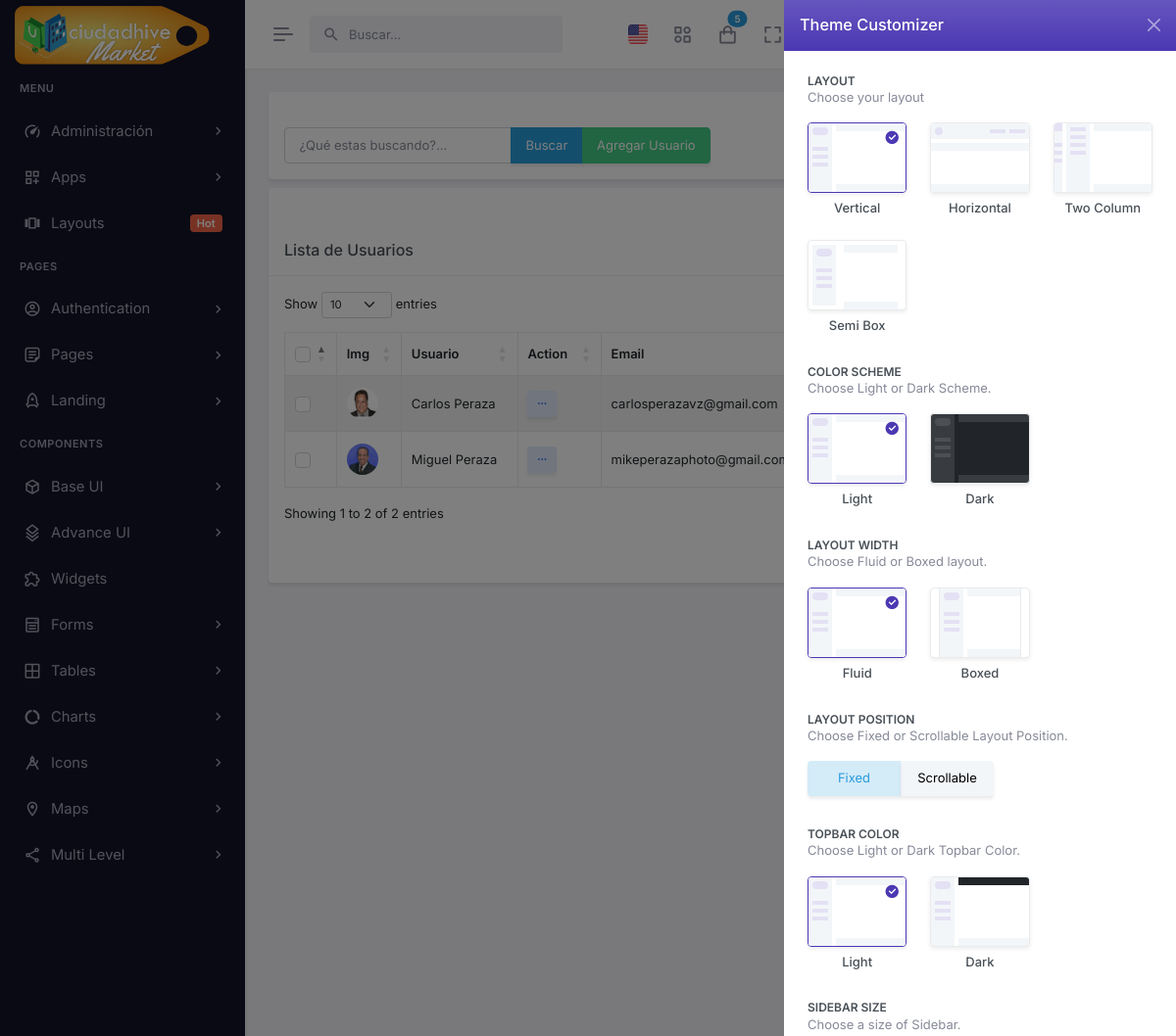
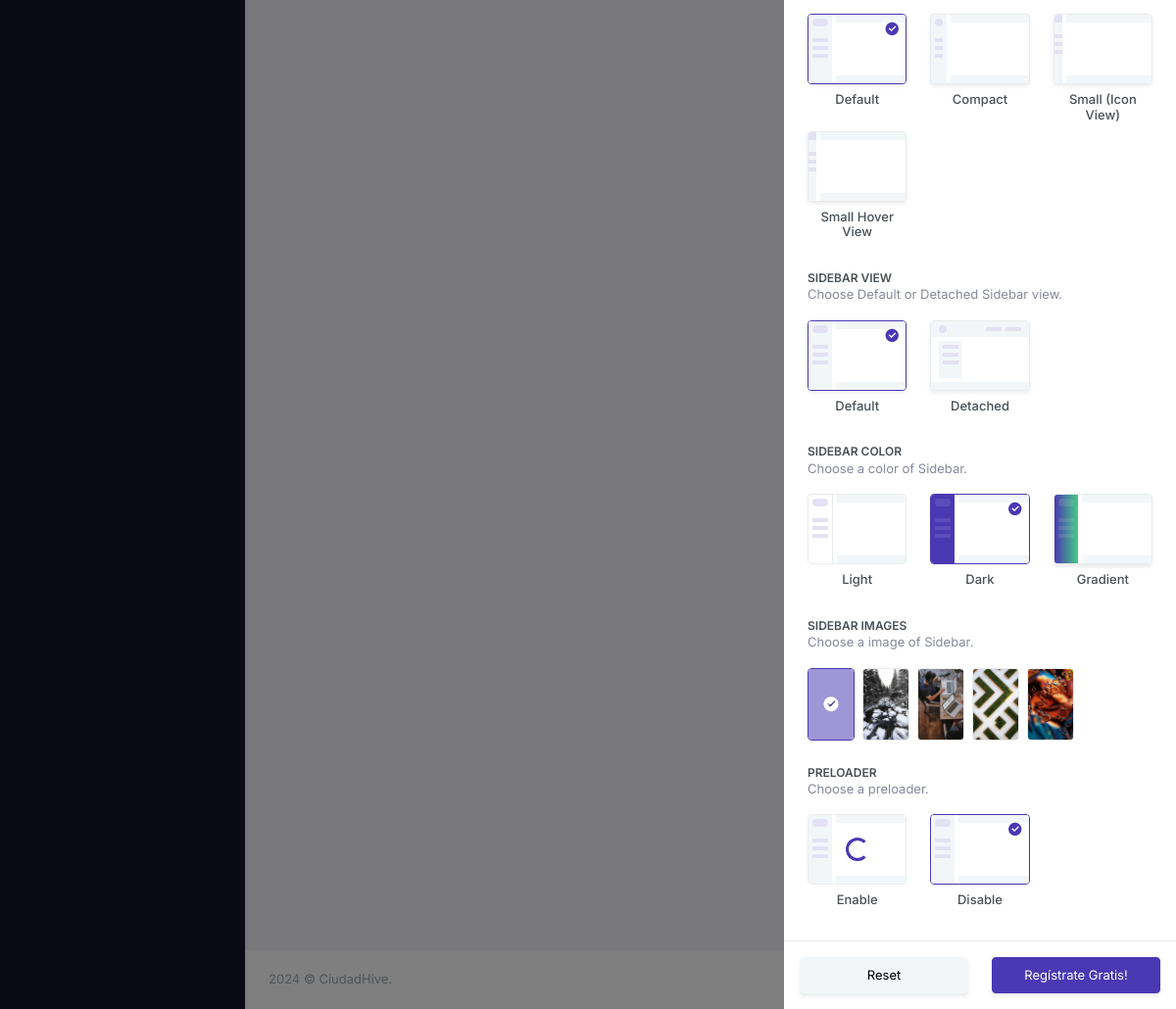
The app's page /userList/ (signed in) with its own data (2 pictures, top to bottom).
### tables this page shows
CREATE TABLE `usuario` (
  `user_id` int(7) NOT NULL AUTO_INCREMENT,
  `firstname` varchar(50) NOT NULL DEFAULT '',
  `lastname` varchar(50) NOT NULL DEFAULT '',
  `email` varchar(50) NOT NULL DEFAULT '',
  `login` varchar(30) NOT NULL DEFAULT '',
  `password` varchar(535) NOT NULL DEFAULT '',
  `usuario_foto` varchar(200) NOT NULL DEFAULT '',
  `caja_id` int(5) NOT NULL DEFAULT 0,
  `created_at` datetime DEFAULT NULL,
  `dateofbirth` datetime DEFAULT NULL,
  `telefono` varchar(45) NOT NULL DEFAULT '',
  `departamento` varchar(80) NOT NULL DEFAULT '',
  `estatus` int(10) unsigned NOT NULL DEFAULT 1,
  `tipo` varchar(20) NOT NULL DEFAULT 'USUARIO',
  `company_id` int(10) unsigned NOT NULL DEFAULT 0,
  `location` text NOT NULL DEFAULT '',
  `colmena_conexion` int(10) unsigned NOT NULL DEFAULT 1000,
  `state` varchar(5) NOT NULL DEFAULT '0',
  `city` int(10) unsigned NOT NULL DEFAULT 0,
  `country` varchar(10) NOT NULL DEFAULT 'VEN',
  `nombre_completo` varchar(250) NOT NULL DEFAULT ' ',
  `pregunta_clave` varchar(200) NOT NULL DEFAULT 'cual es tu nombre?',
  `respuesta_clave` varchar(200) NOT NULL DEFAULT 'usuario de ciudadhive',
  `tarjeta_presentacion` varchar(250) NOT NULL DEFAULT ' ',
  `gender` varchar(1) NOT NULL DEFAULT 'M',
  `rif` varchar(20) NOT NULL DEFAULT 'V-',
  `tcarea` varchar(10) NOT NULL DEFAULT '0',
  `tcnumber` varchar(10) NOT NULL DEFAULT '0',
  PRIMARY KEY (`user_id`),
  KEY `caja_id` (`caja_id`)
);

### autoload.php (called while the page is built, shortened)
<?php
    spl_autoload_register(function($clase){
        $archivo= __DIR__."/".$clase.".php";
        $archivo=str_replace("\\","/",$archivo);
    });

### app/models/mainModel.php (called while the page is built, shortened)
<?php
	class mainModel{
		private $server=DB_SERVER;
		private $db=DB_NAME;
		private $user=DB_USER;
		private $pass=DB_PASS;
		protected function conectar(){
			$conexion = new PDO("mysql:host=".$this->server.";dbname=".$this->db,$this->user,$this->pass);
			$conexion->exec("SET CHARACTER SET utf8");
			return $conexion;
		}
		protected function ejecutarConsulta($consulta){
			$sql=$this->conectar()->prepare($consulta);
			$sql->execute();
			return $sql;
		}
		public function limpiarCadena($cadena){
			$palabras=["<script>","</script>","<script src","<script type=","SELECT * FROM","SELECT "," SELECT ","DELETE FROM","INSERT INTO","DROP TABLE","DROP DATABASE","TRUNCATE TABLE","SHOW TABLES","SHOW DATABASES","<?php","?>","--","^","<",">","==",";","::"];
			$cadena=trim($cadena);
			$cadena=stripslashes($cadena);
			$cadena=trim($cadena);
			$cadena=stripslashes($cadena);
			return $cadena;
		}
	}

### app/controllers/userController.php (called while the page is built, shortened)
<?php
	class userController extends mainModel{
		public function listarTodosUsuarioControlador($busqueda){
			$busqueda=$this->limpiarCadena($busqueda);
			if(isset($busqueda) && $busqueda!="*"){
				$consulta_datos="SELECT a.*, b.company_name FROM usuario a inner join company b
				ON (a.company_id = b.company_id)
				WHERE ((user_id!='".$_SESSION['id']."' AND user_id!='1')
				AND (
				concat(firstname, ' ', lastname) LIKE '%$busqueda%'
				OR concat(lastname, ' ', firstname) LIKE '%$busqueda%'
				OR firstname LIKE '%$busqueda%'
				OR lastname LIKE '%$busqueda%' OR email LIKE '%$busqueda%'
				OR login LIKE '%$busqueda%'))
				ORDER BY lastname, firstname ASC";
			}else{
				$consulta_datos="SELECT a.*, b.company_name FROM usuario a inner join company b
				ON (a.company_id = b.company_id)
				WHERE A.user_id!='".$_SESSION['id']."' AND A.user_id!='1' ORDER BY A.lastname ASC limit 300";
			}
			$datos = $this->ejecutarConsulta($consulta_datos);
			$datos = $datos->fetchAll();
			return $datos;
			exit();
		}
	}

### app/views/content/userList-view.php (the view, shortened to what this page needs)
<div class="main-content">
    <div class="page-content">
        <div class="container-fluid">
            <?php
            $insMarket = new userController();
            ?>
            <div class="row">
                <div class="col-xxl-3" style="margin-bottom: -15px;">
                    <div class="card">
                        <div class="card-body">
                            <div class="columns">
                                <div class="column">
                                    <form class="FormularioAjax" action="<?php echo APP_URL; ?>app/ajax/buscadorAjax.php" method="POST" autocomplete="off" >
                                        <div class="col-xs-12 col-md-6">
                                            <div class="form-group">
                                                <div class="input-group">
                                                <input class="form-control is-rounded" type="text"
                                                    name="txt_buscador" placeholder="¿Qué estas buscando?..."
                                                    value="<?php echo isset($_SESSION[$url[0]])?$_SESSION[$url[0]]:""; ?>"
                                                    maxlength="30" required >
                                                    <button class="btn btn-info" type="submit" >Buscar</button>
                                                    <a href="<?php echo APP_URL; ?>userNew/" class="btn btn-success" >Agregar Usuario</a>
                                                </div>
                                            </div>
                                        </div>
                                    </form>
                                </div>
                            </div>
                        </div>
                    </div>
                </div>
            </div>
            <?php
            if(isset($_SESSION[$url[0]]) && !empty($_SESSION[$url[0]])){
                $datos = $insMarket->listarTodosUsuarioControlador($_SESSION[$url[0]]);
            }else{
                $datos = $insMarket->listarTodosUsuarioControlador("*");
            }
            ?>
            <div class="row">
                <div class="col-lg-12">
                    <div class="card">
                    <div class="col-lg-12">
                            <div class="hstack gap-2 justify-content-end">
                                <a href="<?php echo APP_URL; ?>dashboard/" class="btn btn-soft-success">Regresar</a>
                            </div>
                        </div>
                        <div class="card-header">
                            <h5 class="card-title mb-0">Lista de Usuarios</h5>
                        </div>
                        <div class="card-body">
                            <table id="fixed-header" class="table table-bordered dt-responsive nowrap table-striped align-middle" style="width:100%">
                                <thead>
                                    <tr>
                                        <th scope="col" style="width: 10px;">
                                            <div class="form-check">
                                                <input class="form-check-input fs-15" type="checkbox" id="checkAll" value="option">
                                            </div>
                                        </th>
                                        <th>Img</th>
                                        <th>Usuario</th>
                                        <th>Action</th>
                                        <th>Email</th>
                                        <th>Telefono</th>
                                        <th>Status</th>
                                        <th>Empresa</th>
                                    </tr>
                                </thead>
                                <tbody>
                                    <?php
                                    if(is_array($datos)){
                                        foreach($datos as $rows){
                                            if($rows['usuario_foto'] != ""){
                                                $usuario_foto = APP_URL . "app/views/fotos/usuarios/".$rows['usuario_foto'];
                                            }else{
                                                $usuario_foto = "http://localhost/multimarket/app/views/images/users/avatar-1.jpg";
                                            }
                                            ?>
                                            <tr>
                                                <th scope="row">
                                                    <div class="form-check">
                                                        <input class="form-check-input fs-15" type="checkbox" name="checkAll" value="option1">
                                                    </div>
                                                </th>
                                                <td>
                                                    <a href="<?= APP_URL.'userUpdate/'.$rows['user_id'].'/'?>">
                                                    <img class="rounded-circle header-profile-user" src="<?=$usuario_foto?>" alt="Header Avatar">
                                                    </a>
                                                </td>
                                                <td><?=$rows['firstname'] . " " . $rows['lastname'];?></td>
                                                <td>
                                                    <div class="dropdown d-inline-block">
                                                        <button class="btn btn-soft-secondary btn-sm dropdown" type="button" data-bs-toggle="dropdown" aria-expanded="false">
                                                            <i class="ri-more-fill align-middle"></i>
                                                        </button>
                                                    </div>
                                                </td>
                                                <td><?=$rows['email'];?></td>
                                                <td><?=$rows['tcarea']."-".$rows['tcnumber'];?></td>
                                                <td>
                                                    <?php
                                                    if($rows['estatus'] == 1 ){
                                                        ?><span class="badge bg-success">Activo<?php
                                                    }else{
                                                        ?><span class="badge bg-danger">Borrado<?php
                                                    }?>
                                                    </span>
                                                </td>
                                                <td><?=$rows['company_name']." (".$rows['company_id'].")";?></td>
                                            </tr>
                                    <?php
                                        }
                                    }
                                    ?>
                                </tbody>
                            </table>
                        </div>
                        <div class="col-lg-12">
                            <div class="hstack gap-2 justify-content-end">
                                <a href="<?php echo APP_URL; ?>dashboard/" class="btn btn-soft-success">Regresar</a>
                            </div>
                        </div>
                    </div>
                </div>
            </div>
        </div>
    </div>
</div>

### records on screen
usuario: usuario_foto (picture), firstname "Carlos", lastname "Peraza", email "carlosperazavz@gmail.com"
usuario: usuario_foto (picture), firstname "Miguel", lastname "Peraza", email "mikeperazaphoto@gmail.com"
